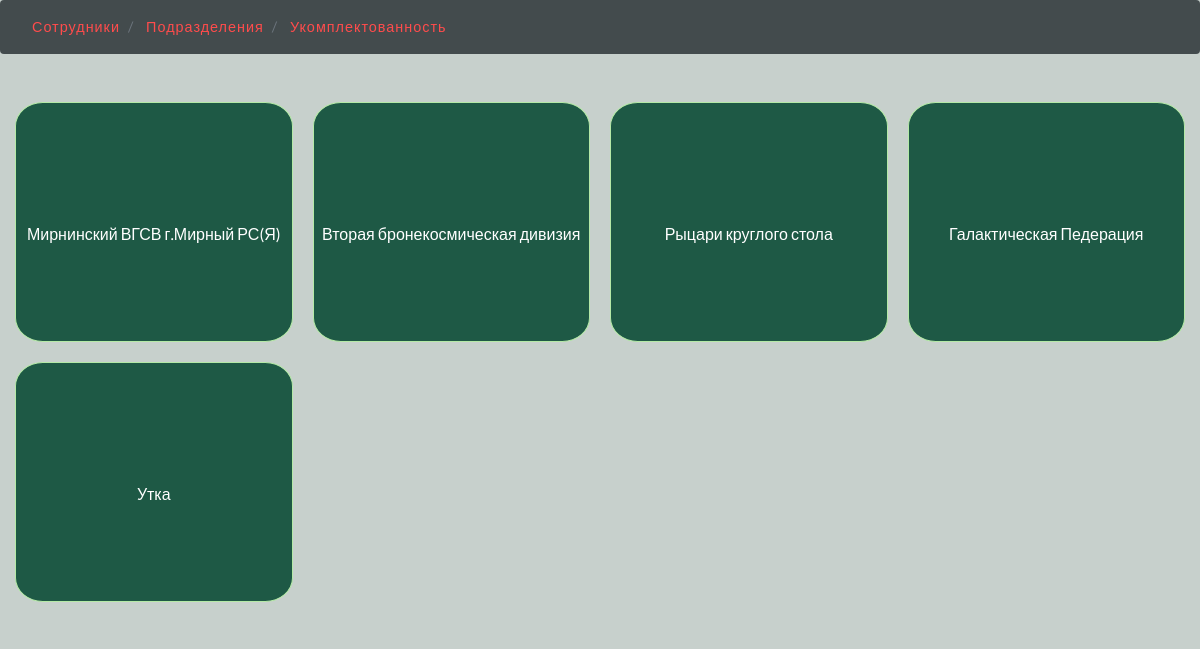
The page /divisions/ on the database its author committed.
### rescuers/apps/workers/models.py (models this page shows, shortened)
class Division(models.Model):
    name = models.CharField('Наименование', max_length=100)
    standard_size = models.PositiveSmallIntegerField('Штатный размер')
    class Meta:
        verbose_name = "Подразделение"
        verbose_name_plural = "Подразделения"

### rescuers/apps/workers/views.py (the view)
# urls.py: path('divisions/', DivisionListView.as_view(), name='divisions'),
class DivisionListView(ListView):
    queryset = Division.objects.all().annotate(cnt=Count('division_workers')).order_by('-cnt')
    template_name = 'workers/divisions/division_list.html'

### rescuers/templates/workers/divisions/division_list.html (shortened to what this page needs)
{% extends 'workers/base.html' %}
{% block divisions %}
    <ul class="divisions clearfix">
        {% for division in division_list %}
        <li class="division-wrapper">
            <a href="{% url 'workers:division_detail' division.id %}" class="division">{{ division.name }}</a>
        </li>
        {% endfor %}
    </ul>
{% endblock divisions %}

### static/css/style.css (style rules this page uses)
html, body { margin: 0; font-size: 100%; background: #C7D0CC; font-family: 'Lato', sans-serif; scroll-behavior: smooth; }
body a { text-decoration: none; transition: 0.5s all; -webkit-transition: 0.5s all; -moz-transition: 0.5s all; -o-transition: 0.5s all; -ms-transition: 0.5s all; }
ul { margin: 0; padding: 0; }
li > a:only-child:after { content: ''; }
.division-wrapper { display: block; width: 75%; float: left; transition: width .2s; }
.divisions { list-style: none; margin: 0 -20px 0 0; padding: 0; box-sizing:border-box; }
@media only screen and (min-width: 450px) { .division-wrapper { width: 50%; } }
@media only screen and (min-width: 768px) { .division-wrapper { width: 33.333%; } }
@media only screen and (min-width: 1000px) { .division-wrapper { width: 25%; } }
.division { display: block; border: 1px solid #b5e9a7; border-radius: 10%; position: relative; background: #1E5945; margin: 0 20px 20px 0; text-decoration: none; color: white; z-index: 0; height: 100px; text-align: center; padding: 40% 0%; }
.division:link { text-decoration: none; color: white; }

### rows shown on the page
Division: name "Мирнинский ВГСВ г.Мирный РС(Я)"
Division: name "Вторая бронекосмическая дивизия"
Division: name "Рыцари круглого стола"
Division: name "Галактическая Педерация"
Division: name "Утка"
